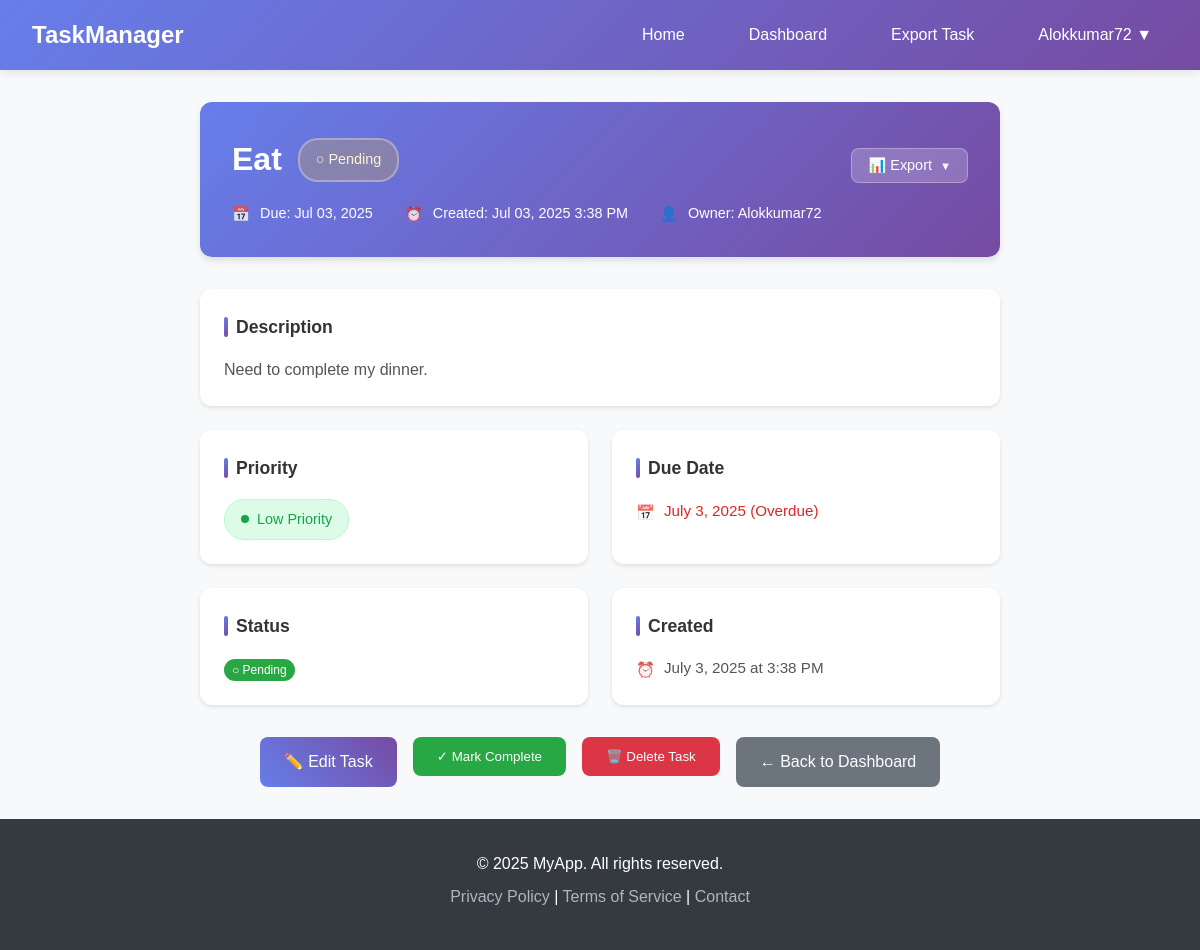
Page /doorway/detail/4/ (signed in) on the committed database.
### doorway/models.py (models this page shows, shortened)
class Task(models.Model):
    PRIORITY_CHOICES = [
        ('Low', 'Low'),
        ('Medium', 'Medium'),
        ('High', 'High'),
    ]
    user = models.ForeignKey(User, on_delete=models.CASCADE, related_name='tasks', help_text="The user this task belongs to.")
    title = models.CharField(max_length=200, help_text="A short title for the task.")
    description = models.TextField(blank=True, help_text="Optional description of the task.")
    due_date = models.DateField(default=date.today, help_text="Select the due date for the task.")
    priority = models.CharField(max_length=10, choices=PRIORITY_CHOICES, default='Medium',help_text="Set the task priority: Low, Medium, or High.")
    is_completed = models.BooleanField(default=False, help_text="Mark as completed if the task is done.")
    created_at = models.DateTimeField(auto_now_add=True, help_text="Date and time when the task was created.")

### doorway/views.py (the view)
# urls.py: path('detail/<int:task_id>/', views.task_detail, name='task_detail'),
@login_required
def task_detail(request, task_id):
    task = get_object_or_404(Task, id=task_id, user=request.user)
    is_overdue = not task.is_completed and task.due_date < date.today()
    context = {
        'task': task,
        'is_overdue': is_overdue,
        'today': date.today(),
    }
    return render(request, 'doorway/task_detail.html', context)

### doorway/templates/doorway/task_detail.html (shortened to what this page needs)
{% extends 'doorway/base.html' %}
{% block content %}
<div class="task-detail-container">
    <div class="task-detail-header">
        <div class="task-detail-title">
            <div class="task-title-main">
                {{ task.title }}
                <span class="task-status-badge {% if task.is_completed %}status-completed{% else %}status-pending{% endif %}">
                    {% if task.is_completed %}✓ Completed{% else %}○ Pending{% endif %}
                </span>
            </div>
            <div class="task-export-options">
                <div class="export-dropdown">
                    <button class="export-btn" onclick="toggleExportDropdown()">
                        📊 Export <span style="font-size: 0.7rem;">▼</span>
                    </button>
                </div>
            </div>
        </div>
        <div class="task-detail-meta">
            <div class="meta-item">
                <span class="meta-icon">📅</span>
                <span>Due: {{ task.due_date|date:"M d, Y" }}</span>
            </div>
            <div class="meta-item">
                <span class="meta-icon">⏰</span>
                <span>Created: {{ task.created_at|date:"M d, Y g:i A" }}</span>
            </div>
            <div class="meta-item">
                <span class="meta-icon">👤</span>
                <span>Owner: {{ task.user.username }}</span>
            </div>
        </div>
    </div>
    <div class="task-detail-content">
        <div class="detail-card description-card">
            <h3>Description</h3>
            <div class="detail-value">
                {% if task.description %}
                    <div class="description-text">{{ task.description }}</div>
                {% else %}
                    <div class="empty-description">No description provided</div>
                {% endif %}
            </div>
        </div>
        <div class="detail-card">
            <h3>Priority</h3>
            <div class="detail-value">
                <span class="priority-indicator priority-{{ task.priority|lower }}">
                    <span class="priority-dot"></span>
                    {{ task.priority }} Priority
                </span>
            </div>
        </div>
        <div class="detail-card">
            <h3>Due Date</h3>
            <div class="detail-value">
                <div class="date-info">
                    <span class="meta-icon">📅</span>
                    <span class="{% if task.due_date < today and not task.is_completed %}date-overdue{% elif task.due_date == today %}date-today{% else %}date-future{% endif %}">
                        {{ task.due_date|date:"F j, Y" }}
                        {% if task.due_date < today and not task.is_completed %}
                            (Overdue)
                        {% elif task.due_date == today %}
                            (Due Today)
                        {% else %}
                            ({{ task.due_date|timeuntil }} remaining)
                        {% endif %}
                    </span>
                </div>
            </div>
        </div>
        <div class="detail-card">
            <h3>Status</h3>
            <div class="detail-value">
                {% if task.is_completed %}
                    <span class="badge badge-completed">✓ Completed</span>
                {% else %}
                    <span class="badge badge-{{ task.priority|lower }}">○ Pending</span>
                {% endif %}
            </div>
        </div>
        <div class="detail-card">
            <h3>Created</h3>
            <div class="detail-value">
                <div class="date-info">
                    <span class="meta-icon">⏰</span>
                    <span>{{ task.created_at|date:"F j, Y \a\t g:i A" }}</span>
                </div>
            </div>
        </div>
    </div>
    <div class="action-buttons">
        <a href="{% url 'doorway:update_task' task.id %}" class="btn-edit">
            ✏️ Edit Task
        </a>
        <form method="post" action="{% url 'doorway:toggle_task_completion' task.id %}" style="display: inline;">
            <button type="submit" class="btn-toggle {% if task.is_completed %}mark-incomplete{% endif %}">
                {% if task.is_completed %}
                    ↶ Mark Incomplete
                {% else %}
                    ✓ Mark Complete
                {% endif %}
            </button>
        </form>
        <form method="post" action="{% url 'doorway:delete_task' task.id %}" style="display: inline;" onsubmit="return confirm('Are you sure you want to delete this task?')">
            <button type="submit" class="btn-delete">
                🗑️ Delete Task
            </button>
        </form>
        <a href="{% url 'doorway:dashboard' %}" class="btn-back">
            ← Back to Dashboard
        </a>
    </div>
</div>
{% endblock %}

### doorway/templates/doorway/base.html (shortened to what this page needs)
<!DOCTYPE html>
<html lang="en">
<head>
</head>
<body>
    <header class="header">
        <nav class="navbar">
            <a href="{% url 'doorway:home' %}" class="logo">TaskManager</a>
            <ul class="nav-links">
                <li><a href="{% url 'doorway:home' %}" class="{% if request.resolver_match.url_name == 'home' %}active{% endif %}">Home</a></li>
                {% if user.is_authenticated %}
                    <li><a href="{% url 'doorway:dashboard' %}" class="{% if request.resolver_match.url_name == 'dashboard' %}active{% endif %}">Dashboard</a></li>
                    <li><a href="{% url 'doorway:export_options' %}" class="{% if request.resolver_match.url_name == 'export_options' %}active{% endif %}">Export Task</a></li>
                    <li class="user-menu">
                        <a href="#" class="user-link">{{ user.username }} ▼</a>
                    </li>
                {% else %}
                    <li><a href="{% url 'login' %}" class="{% if request.resolver_match.url_name == 'login' %}active{% endif %}">Login</a></li>
                    <li><a href="{% url 'doorway:signup' %}" class="{% if request.resolver_match.url_name == 'signup' %}active{% endif %}">Sign Up</a></li>
                {% endif %}
            </ul>
        </nav>
    </header>
    <main class="main-content">
        <div class="container">
            {% block content %}{% endblock %}
        </div>
    </main>
    <footer class="footer">
        <div class="container">
            <p>&copy; 2025 MyApp. All rights reserved.</p>
            <p>
                <a href="#">Privacy Policy</a> |
                <a href="#">Terms of Service</a> |
                <a href="#">Contact</a>
            </p>
        </div>
    </footer>
</body>
</html>

### doorway/templates/doorway/base.html (style rules this page uses)
* { margin: 0; padding: 0; box-sizing: border-box; }
body { font-family: 'Arial', sans-serif; line-height: 1.6; color: #333; background-color: #f8f9fa; }
.header { background: linear-gradient(135deg, #667eea 0%, #764ba2 100%); box-shadow: 0 2px 10px rgba(0, 0, 0, 0.1); position: sticky; top: 0; z-index: 1000; }
.navbar { display: flex; justify-content: space-between; align-items: center; padding: 1rem 2rem; max-width: 1200px; margin: 0 auto; }
.logo { font-size: 1.5rem; font-weight: bold; color: white; text-decoration: none; transition: color 0.3s ease; }
.nav-links { display: flex; list-style: none; gap: 2rem; }
.nav-links a { color: white; text-decoration: none; padding: 0.5rem 1rem; border-radius: 4px; transition: all 0.3s ease; font-weight: 500; }
.user-menu { position: relative; }
.main-content { min-height: calc(100vh - 140px); padding: 2rem 0; }
.container { max-width: 1200px; margin: 0 auto; padding: 0 1rem; }
.footer { background-color: #343a40; color: white; text-align: center; padding: 2rem 0; margin-top: auto; }
.footer p { margin-bottom: 0.5rem; }
.footer a { color: #adb5bd; text-decoration: none; }
.badge { padding: 0.25rem 0.5rem; border-radius: 12px; font-size: 0.75rem; font-weight: 500; color: white; }
.badge-low { background: #28a745; }

### rows in the picture
Task: title "Eat", due_date "Jul 03, 2025", created_at "Jul 03, 2025 3:38 PM", user.username "Alokkumar72", description "Need to complete my dinner.", priority "Low", due_date "July 3, 2025", created_at "July 3, 2025 at 3:38 PM"

### other values in the picture
{{ user.username }} "Alokkumar72"
